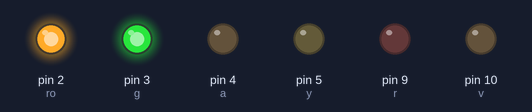
The sketch below on a simulated Arduino Uno, built with avr-gcc and run on an emulated ATmega328P. Parts: output pins drawn as LEDs (lit = HIGH).

Above: at 1.0 s.
At 3.0 s:
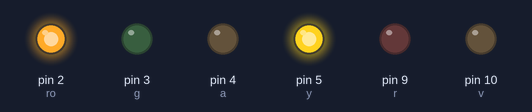
At 5.0 s:
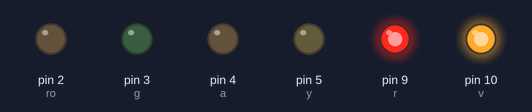
At 7.0 s:
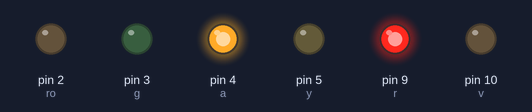
Timing chart, 0 to 10.4 s (numbered marks = the images above):
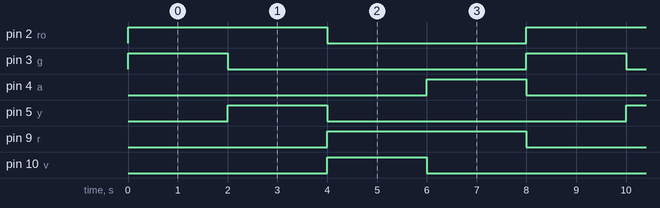

Measured:
- by itself, pin 2 (ro), pin 9 (r): alternates HIGH for 4.0 s and LOW for 4.0 s
- by itself, pin 3 (g), pin 4 (a), pin 5 (y), pin 10 (v): alternates HIGH for 2.0 s and LOW for 6.0 s
- by itself, everything shown: repeats every 8.0 s, in 4 steps

The sketch:

Ejercicio_Semaforo_Simple.ino
```cpp
int g = 3;
int y = 5;
int r = 9;
int v = 10;
int a = 4;
int ro = 2;

void setup() {
  // put your setup code here, to run once:
  pinMode(g, OUTPUT);
  pinMode(y, OUTPUT);
  pinMode(r, OUTPUT);
  pinMode(v, OUTPUT);
  pinMode(a, OUTPUT);
  pinMode(ro, OUTPUT);
}

void loop() {
  // put your main code here, to run repeatedly:

  digitalWrite(g, HIGH);
  digitalWrite(y, LOW);
  digitalWrite(r, LOW);

  digitalWrite(v, LOW);
  digitalWrite(a, LOW);
  digitalWrite(ro, HIGH);

  delay(2000);


  digitalWrite(g, LOW);
  digitalWrite(y, HIGH);
  digitalWrite(r, LOW);

  digitalWrite(v, LOW);
  digitalWrite(a, LOW);
  digitalWrite(ro, HIGH);

  delay(2000);

  digitalWrite(g, LOW);
  digitalWrite(y, LOW);
  digitalWrite(r, HIGH);

  digitalWrite(v, HIGH);
  digitalWrite(a, LOW);
  digitalWrite(ro, LOW);

  delay(2000);

  digitalWrite(g, LOW);
  digitalWrite(y, LOW);
  digitalWrite(r, HIGH);

  digitalWrite(v, LOW);
  digitalWrite(a, HIGH);
  digitalWrite(ro, LOW);
  delay(2000);


}
```
